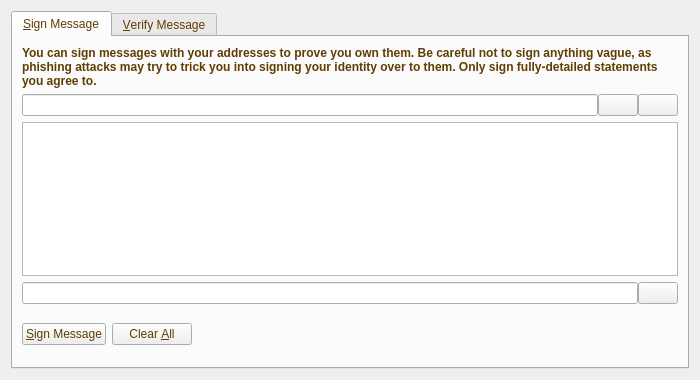
<?xml version="1.0" encoding="UTF-8"?>
<ui version="4.0">
 <class>SignVerifyMessageDialog</class>
 <widget class="QDialog" name="SignVerifyMessageDialog">
  <property name="geometry">
   <rect>
    <x>0</x>
    <y>0</y>
    <width>700</width>
    <height>380</height>
   </rect>
  </property>
  <property name="windowTitle">
   <string>Signatures - Sign / Verify a Message</string>
  </property>
  <property name="styleSheet">
   <string notr="true">background-image: url(:/images/image2);
color: rgb(95, 61, 3);</string>
  </property>
  <property name="modal">
   <bool>true</bool>
  </property>
  <layout class="QVBoxLayout" name="verticalLayout">
   <item>
    <widget class="QTabWidget" name="tabWidget">
     <property name="currentIndex">
      <number>0</number>
     </property>
     <widget class="QWidget" name="tabSignMessage">
      <attribute name="title">
       <string>&amp;Sign Message</string>
      </attribute>
      <layout class="QVBoxLayout" name="verticalLayout_SM">
       <item>
        <widget class="QLabel" name="infoLabel_SM">
         <property name="font">
          <font>
           <weight>75</weight>
           <bold>true</bold>
          </font>
         </property>
         <property name="text">
          <string>You can sign messages with your addresses to prove you own them. Be careful not to sign anything vague, as phishing attacks may try to trick you into signing your identity over to them. Only sign fully-detailed statements you agree to.</string>
         </property>
         <property name="textFormat">
          <enum>Qt::PlainText</enum>
         </property>
         <property name="wordWrap">
          <bool>true</bool>
         </property>
        </widget>
       </item>
       <item>
        <layout class="QHBoxLayout" name="horizontalLayout_1_SM">
         <property name="spacing">
          <number>0</number>
         </property>
         <item>
          <widget class="QValidatedLineEdit" name="addressIn_SM">
           <property name="toolTip">
            <string>The address to sign the message with (e.g. 18gZqgY4r2RoEdqYk3QsAqFckyf9pRHN6i)</string>
           </property>
           <property name="maxLength">
            <number>34</number>
           </property>
          </widget>
         </item>
         <item>
          <widget class="QPushButton" name="addressBookButton_SM">
           <property name="toolTip">
            <string>Choose an address from the address book</string>
           </property>
           <property name="text">
            <string/>
           </property>
           <property name="icon">
            <iconset resource="../bitcoin.qrc">
             <normaloff>:/icons/address-book</normaloff>:/icons/address-book</iconset>
           </property>
           <property name="shortcut">
            <string>Alt+A</string>
           </property>
           <property name="autoDefault">
            <bool>false</bool>
           </property>
          </widget>
         </item>
         <item>
          <widget class="QPushButton" name="pasteButton_SM">
           <property name="toolTip">
            <string>Paste address from clipboard</string>
           </property>
           <property name="text">
            <string/>
           </property>
           <property name="icon">
            <iconset resource="../bitcoin.qrc">
             <normaloff>:/icons/editpaste</normaloff>:/icons/editpaste</iconset>
           </property>
           <property name="shortcut">
            <string>Alt+P</string>
           </property>
           <property name="autoDefault">
            <bool>false</bool>
           </property>
          </widget>
         </item>
        </layout>
       </item>
       <item>
        <widget class="QPlainTextEdit" name="messageIn_SM">
         <property name="toolTip">
          <string>Enter the message you want to sign here</string>
         </property>
        </widget>
       </item>
       <item>
        <layout class="QHBoxLayout" name="horizontalLayout_2_SM">
         <property name="spacing">
          <number>0</number>
         </property>
         <item>
          <widget class="QLineEdit" name="signatureOut_SM">
           <property name="font">
            <font>
             <italic>true</italic>
            </font>
           </property>
           <property name="readOnly">
            <bool>true</bool>
           </property>
          </widget>
         </item>
         <item>
          <widget class="QPushButton" name="copySignatureButton_SM">
           <property name="toolTip">
            <string>Copy the current signature to the system clipboard</string>
           </property>
           <property name="text">
            <string/>
           </property>
           <property name="icon">
            <iconset resource="../bitcoin.qrc">
             <normaloff>:/icons/editcopy</normaloff>:/icons/editcopy</iconset>
           </property>
           <property name="autoDefault">
            <bool>false</bool>
           </property>
          </widget>
         </item>
        </layout>
       </item>
       <item>
        <layout class="QHBoxLayout" name="horizontalLayout_3_SM">
         <item>
          <widget class="QPushButton" name="signMessageButton_SM">
           <property name="toolTip">
            <string>Sign the message to prove you own this GoldenGainCoin address</string>
           </property>
           <property name="text">
            <string>&amp;Sign Message</string>
           </property>
           <property name="icon">
            <iconset resource="../bitcoin.qrc">
             <normaloff>:/icons/edit</normaloff>:/icons/edit</iconset>
           </property>
           <property name="autoDefault">
            <bool>false</bool>
           </property>
          </widget>
         </item>
         <item>
          <widget class="QPushButton" name="clearButton_SM">
           <property name="toolTip">
            <string>Reset all sign message fields</string>
           </property>
           <property name="text">
            <string>Clear &amp;All</string>
           </property>
           <property name="icon">
            <iconset resource="../bitcoin.qrc">
             <normaloff>:/icons/remove</normaloff>:/icons/remove</iconset>
           </property>
           <property name="autoDefault">
            <bool>false</bool>
           </property>
          </widget>
         </item>
         <item>
          <spacer name="horizontalSpacer_1_SM">
           <property name="orientation">
            <enum>Qt::Horizontal</enum>
           </property>
           <property name="sizeHint" stdset="0">
            <size>
             <width>40</width>
             <height>48</height>
            </size>
           </property>
          </spacer>
         </item>
         <item>
          <widget class="QLabel" name="statusLabel_SM">
           <property name="font">
            <font>
             <weight>75</weight>
             <bold>true</bold>
            </font>
           </property>
           <property name="text">
            <string/>
           </property>
           <property name="wordWrap">
            <bool>true</bool>
           </property>
          </widget>
         </item>
         <item>
          <spacer name="horizontalSpacer_2_SM">
           <property name="orientation">
            <enum>Qt::Horizontal</enum>
           </property>
           <property name="sizeHint" stdset="0">
            <size>
             <width>40</width>
             <height>48</height>
            </size>
           </property>
          </spacer>
         </item>
        </layout>
       </item>
      </layout>
     </widget>
     <widget class="QWidget" name="tabVerifyMessage">
      <attribute name="title">
       <string>&amp;Verify Message</string>
      </attribute>
      <layout class="QVBoxLayout" name="verticalLayout_VM">
       <item>
        <widget class="QLabel" name="infoLabel_VM">
         <property name="font">
          <font>
           <weight>75</weight>
           <bold>true</bold>
          </font>
         </property>
         <property name="text">
          <string>Enter the signing address, message (ensure you copy line breaks, spaces, tabs, etc. exactly) and signature below to verify the message. Be careful not to read more into the signature than what is in the signed message itself, to avoid being tricked by a man-in-the-middle attack.</string>
         </property>
         <property name="textFormat">
          <enum>Qt::PlainText</enum>
         </property>
         <property name="alignment">
          <set>Qt::AlignLeading|Qt::AlignLeft|Qt::AlignTop</set>
         </property>
         <property name="wordWrap">
          <bool>true</bool>
         </property>
        </widget>
       </item>
       <item>
        <layout class="QHBoxLayout" name="horizontalLayout_1_VM">
         <property name="spacing">
          <number>0</number>
         </property>
         <item>
          <widget class="QValidatedLineEdit" name="addressIn_VM">
           <property name="toolTip">
            <string>The address the message was signed with (e.g. 18gZqgY4r2RoEdqYk3QsAqFckyf9pRHN6i)</string>
           </property>
           <property name="maxLength">
            <number>34</number>
           </property>
          </widget>
         </item>
         <item>
          <widget class="QPushButton" name="addressBookButton_VM">
           <property name="toolTip">
            <string>Choose an address from the address book</string>
           </property>
           <property name="text">
            <string/>
           </property>
           <property name="icon">
            <iconset resource="../bitcoin.qrc">
             <normaloff>:/icons/address-book</normaloff>:/icons/address-book</iconset>
           </property>
           <property name="shortcut">
            <string>Alt+A</string>
           </property>
           <property name="autoDefault">
            <bool>false</bool>
           </property>
          </widget>
         </item>
        </layout>
       </item>
       <item>
        <widget class="QPlainTextEdit" name="messageIn_VM"/>
       </item>
       <item>
        <widget class="QValidatedLineEdit" name="signatureIn_VM"/>
       </item>
       <item>
        <layout class="QHBoxLayout" name="horizontalLayout_2_VM">
         <item>
          <widget class="QPushButton" name="verifyMessageButton_VM">
           <property name="toolTip">
            <string>Verify the message to ensure it was signed with the specified GoldenGainCoin address</string>
           </property>
           <property name="text">
            <string>&amp;Verify Message</string>
           </property>
           <property name="icon">
            <iconset resource="../bitcoin.qrc">
             <normaloff>:/icons/transaction_0</normaloff>:/icons/transaction_0</iconset>
           </property>
           <property name="autoDefault">
            <bool>false</bool>
           </property>
          </widget>
         </item>
         <item>
          <widget class="QPushButton" name="clearButton_VM">
           <property name="toolTip">
            <string>Reset all verify message fields</string>
           </property>
           <property name="text">
            <string>Clear &amp;All</string>
           </property>
           <property name="icon">
            <iconset resource="../bitcoin.qrc">
             <normaloff>:/icons/remove</normaloff>:/icons/remove</iconset>
           </property>
           <property name="autoDefault">
            <bool>false</bool>
           </property>
          </widget>
         </item>
         <item>
          <spacer name="horizontalSpacer_1_VM">
           <property name="orientation">
            <enum>Qt::Horizontal</enum>
           </property>
           <property name="sizeHint" stdset="0">
            <size>
             <width>40</width>
             <height>48</height>
            </size>
           </property>
          </spacer>
         </item>
         <item>
          <widget class="QLabel" name="statusLabel_VM">
           <property name="font">
            <font>
             <weight>75</weight>
             <bold>true</bold>
            </font>
           </property>
           <property name="text">
            <string/>
           </property>
           <property name="wordWrap">
            <bool>true</bool>
           </property>
          </widget>
         </item>
         <item>
          <spacer name="horizontalSpacer_2_VM">
           <property name="orientation">
            <enum>Qt::Horizontal</enum>
           </property>
           <property name="sizeHint" stdset="0">
            <size>
             <width>40</width>
             <height>48</height>
            </size>
           </property>
          </spacer>
         </item>
        </layout>
       </item>
      </layout>
     </widget>
    </widget>
   </item>
  </layout>
 </widget>
 <customwidgets>
  <customwidget>
   <class>QValidatedLineEdit</class>
   <extends>QLineEdit</extends>
   <header>qvalidatedlineedit.h</header>
  </customwidget>
 </customwidgets>
 <resources>
  <include location="../bitcoin.qrc"/>
 </resources>
 <connections/>
</ui>
